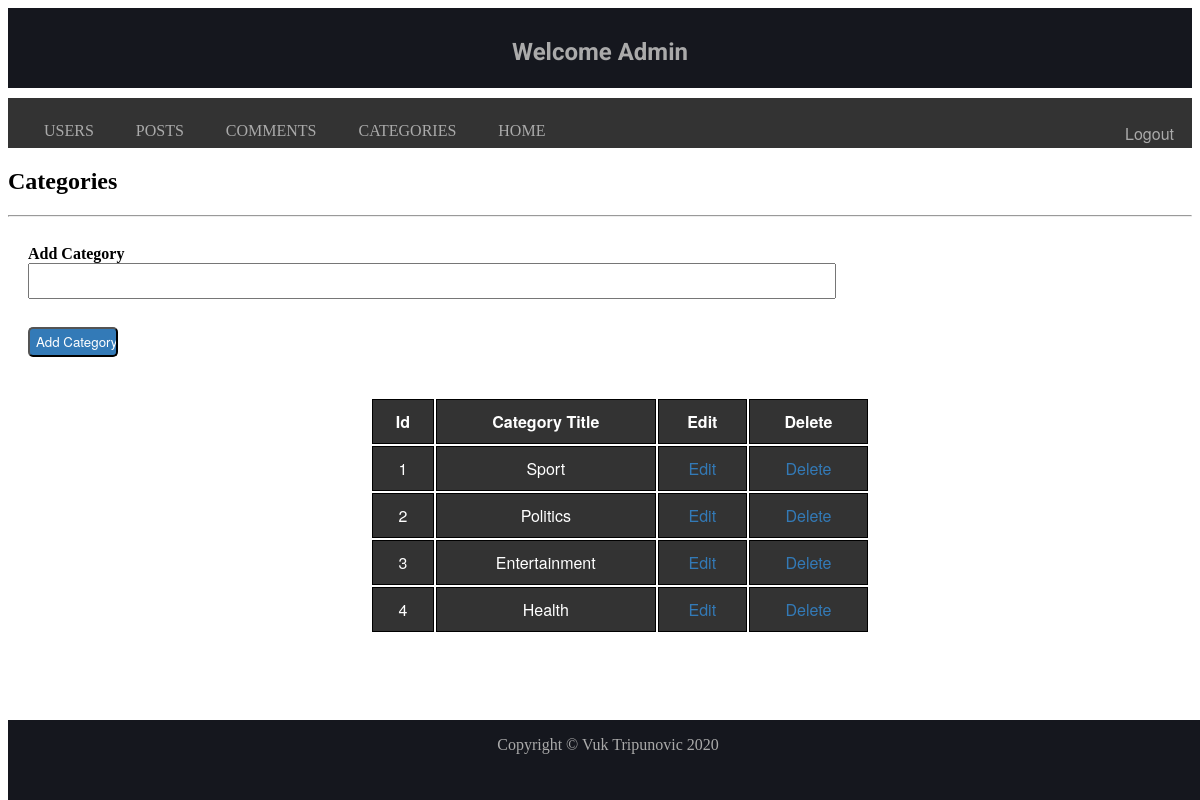
The app's page /admin/categories.php with its own data.
### tables this page shows
CREATE TABLE `category` (
  `category_id` int(11) NOT NULL,
  `category_name` varchar(255) NOT NULL
);

### admin/categories.php (the view, shortened to what this page needs)
<?php include "../includes/db.php"; ?>
<!DOCTYPE html>
<html>
<head>
    <link rel="stylesheet" href="../css/admin_style.css">
</head>
<body>
    <div id="wrapper">
        <header class="header">
              <h2>Welcome Admin <?php echo $_SESSION['user_name']; ?></h2>
        </header>
        <nav>
            <ul>
                <li class="dropdown"><a href="">USERS</a>
                    </li>
                <li class="dropdown"><a href="" class="dropbtn">POSTS</a>
                    </li>
                <li><a href="comments.php">COMMENTS</a></li>
                <li><a href="categories.php">CATEGORIES</a></li>
                <li><a href="../index.php">HOME</a></li>
                <li><div class="logout_btn"><a href="../includes/logout.php">Logout</a>
            </div>
           </li>
            </ul>
        </nav>
        <main class="main">
            <h2>Categories</h2>
            <hr>
            <div class="add_category">
                <form action="#" method="post">
                    <label for="add_category"><strong>Add Category</strong></label><br>
                    <input  class="input" type="text" name="new_category"><br><br>
                    <input class="btn" type="submit" name="add_category" value="Add Category">
                </form>
            </div>
            <div class="categories">
                <table class="table_cat">
                    <thead>
                        <th>Id</th>
                        <th>Category Title</th>
                        <th>Edit</th>
                        <th>Delete</th>
                    </thead>
                    <tbody>
                       <?php
                        $query = "SELECT * FROM category";
                        $category_query = mysqli_query($db, $query);
                        while($row = mysqli_fetch_assoc($category_query)) {
                            $category_id = $row['category_id'];
                            $category_name = $row['category_name'];
                            echo "<tr>";
                            echo "<td>$category_id</td>";
                            echo "<td>$category_name</td>";
                            echo "<td><a href='includes_admin/edit_category.php?cat_id={$category_id}&cat_name=$category_name'>Edit</a></td>";
                            echo "<td><a href='includes_admin/delete_category.php?delete={$category_id}'>Delete</a></td>";
                            echo "</tr>";
                        }
                        ?>
                    </tbody>
                </table>
            </div>
        </main>
        <footer>
            <p>Copyright &copy; Vuk Tripunovic 2020</p>
        </footer>
    </div>
    </body>
</html>

### css/admin_style.css (style rules this page uses)
.header { height: 60px; background-color: #15171E; font-family: Roboto, sans-serif, Verdana; padding: 10px 10px; color: #AAA; }
header h2 { text-align: center; }
nav ul { list-style-type: none; margin: 0; padding: 10px 10px; overflow: hidden; background-color: #333; height: 30px; margin-top: 10px; transition-duration: 0.5s; }
nav li { float: left; color: #AAA; padding-left: 10px; }
nav li a { display: block; color: #AAA; text-align: center; padding: 14px 16px; text-decoration: none; }
ul { list-style-type: none; margin: 0; padding: 0; overflow: hidden; background-color: #333; }
li { float: left; }
li a, .dropbtn { display: inline-block; color: inherit; text-align: center; padding: 14px 16px; text-decoration: none; }
li.dropdown { display: inline-block; }
.table th, tr, td { border: 1px solid black; border-collapse: collapse; width: auto; padding: 10px; background: #333; color: #FFF; text-align: center; }
footer { clear: both; background-color: #15171E; color: #AAA; height: 80px; position: absolute; bottom: 0; width: 100%; margin-top: 20px; }
footer p { text-align: center; }
form { padding: 20px; margin: 0 auto; }
.input { width: 800px; height: 30px; margin: auto; font-family: Helvetica neue, Helvetica, Arial; font-size: 15px; }
.btn { width: 90px; height: 30px; background: #337AB7; font-family: Helvetica neue, Helvetica, Arial; border-radius: 5px; margin-top: 10px; color: #FFF; }
.table_cat { margin: auto; width: 500px; font-family: Helvetica neue, Helvetica, Arial; }
.table_cat th, tr, td { border: 1px solid black; border-collapse: collapse; width: auto; padding: 10px; background: #333; color: #FFF; }
.table_cat a { text-decoration: none; color: #337AB7; font-family: Helvetica neue, Helvetica, Arial; }
.categories { margin-top: 20px; margin-left: 40px; font-family: Helvetica neue, Helvetica, Arial; }
.logout_btn { float: right; font-family: Helvetica neue, Helvetica, Arial; position: absolute; right: 10px; }

### records on screen
category: category_id "1", category_name "Sport"
category: category_id "2", category_name "Politics"
category: category_id "3", category_name "Entertainment"
category: category_id "4", category_name "Health"
